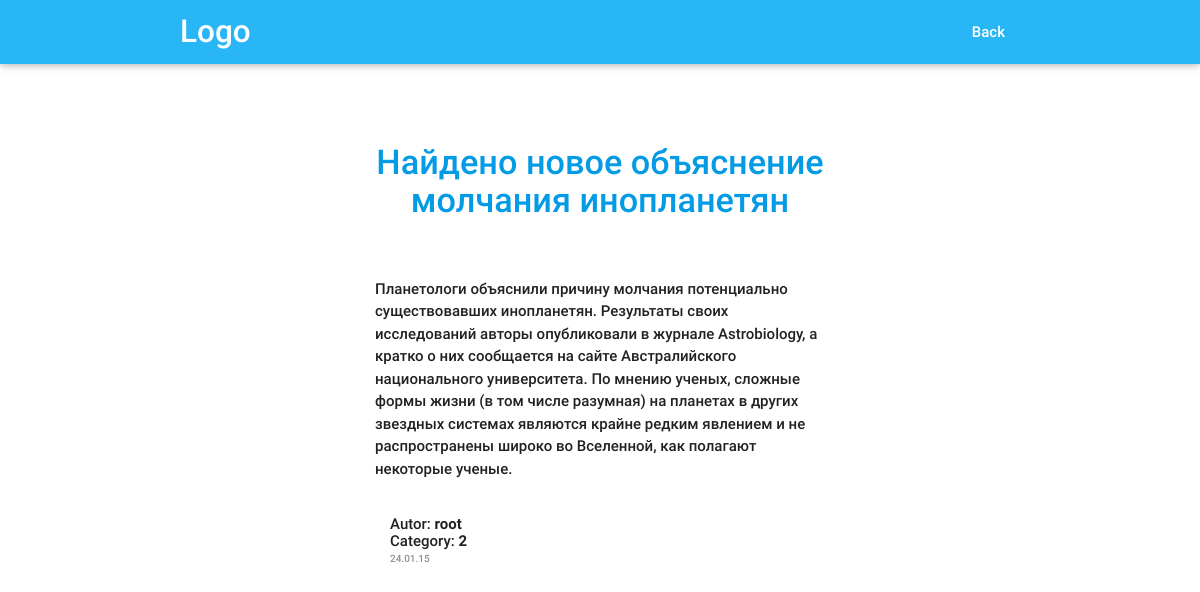
The page /index.php/viewArticle?id=2 on the database its author committed.
### tables this page shows
CREATE TABLE `articles` (
  `article_id` int(11) NOT NULL AUTO_INCREMENT,
  `title` tinytext,
  `category` int(11) DEFAULT NULL,
  `read` int(11) DEFAULT NULL,
  `autor` varchar(45) DEFAULT NULL,
  `text` text,
  `date` varchar(45) DEFAULT NULL,
  `iddddd` int(11) DEFAULT NULL,
  PRIMARY KEY (`article_id`)
);

### viewArticle.php (the view, shortened to what this page needs)
<?php
$id = $_GET['id'];
$dbh = new PDO('mysql:host=localhost;dbname=project1','root', 'root');
$dbh->exec('SET NAMES utf8');
$slct = "SELECT `title`, `text`, `autor`, `category`, `date`
FROM articles
WHERE `article_id`='$id'";
$assoc_res = $dbh->query($slct);
$row = $assoc_res->fetch(PDO::FETCH_ASSOC);
?>
<nav style="position: fixed; top: 0%; z-index: 5;" class="light-blue lighten-1" role="navigation">
	<div class="nav-wrapper container"><a id="logo-container" href="#" class="brand-logo">Logo</a>
		<ul class="right hide-on-med-and-down">
			<li><a href="http://localhost/index.php/articles">Back</a></li>
		</ul>
	</div>
</nav>
<div style="margin-top: 12%; width: 600px; text-align: center;"  class="container">
	<h4> <a href=""><?php echo $row['title'];?></a> </h4>
	<br>
	<br>
	<div id="txt_wrap">
		<p><?php echo $row['text'];?></p>
		<br>
		<p id="article_autor" >Autor: <b><?php echo $row['autor']; ?> </b></p>
		<p id="article_cat" >Category: <b><?php echo $row['category']; ?> </b></p>
		<p id="article_date"><?php echo $row['date']; ?></p>
	</div>
</div>

### css/articles.style.css (style rules this page uses)
#article_date { font-size: 10px; text-align: left; padding-left: 15px; opacity: .5; margin-top: 4px; }
#article_autor { text-align: left; padding-left: 15px; margin-bottom: 0px; }
#article_cat { text-align: left; padding-left: 15px; margin-bottom: 0px; margin-top: 0px; line-height: 12px; }

### viewArticle.php (style rules this page uses)
p { text-align: left; width: 450px; margin: 0 auto; position: relative; margin-bottom: 10px; }

### rows shown on the page
articles: title "Найдено новое объяснение молчания инопланетян", text "Планетологи объяснили причину молчания потенциально существовавших инопланетян. Результаты своих исследований авторы опубликовали в журнале Astrobiology, а кратко о них сообщается на сайте Австралийского национального университета. По мнению ученых, сложные формы жизни (в том числе разумная) на планетах в других звездных системах являются крайне редким явлением и не распространены широко во Вселенной, как полагают некоторые ученые.", autor "root", category "2", date "24.01.15"
